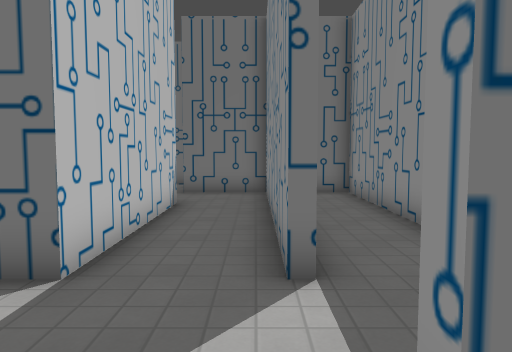
View 1 (above)

24 first-person views from a walk through a 3-D level made in the Godot game engine. The camera is 1.4 m above the floor, tilts 4° down and sees 70° across. The floor is counted in squares, 1 m on a side. Each view is taken from the middle of a square. On the plan, view 1 faces up. The plan holds only what a view shows up to about 16 squares ahead; the rest is blank. Some surface patterns are stand-ins.

View 2
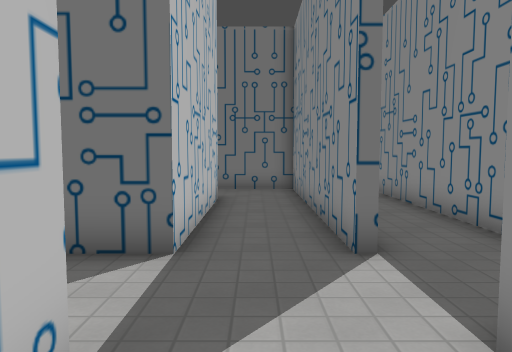

View 3
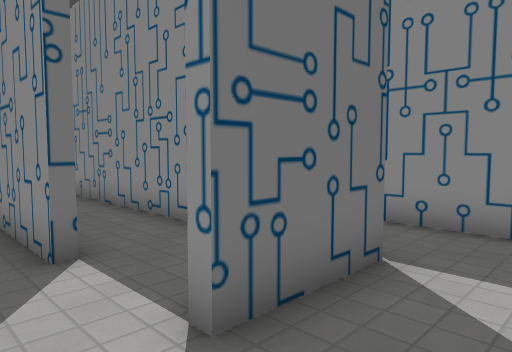

View 4
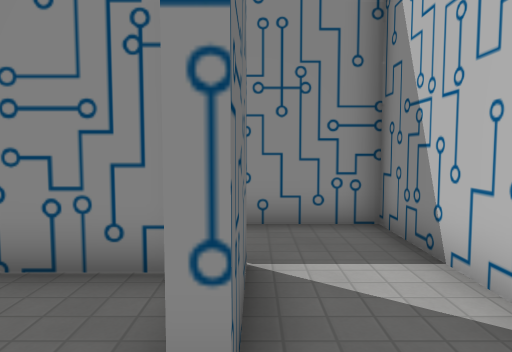

View 5
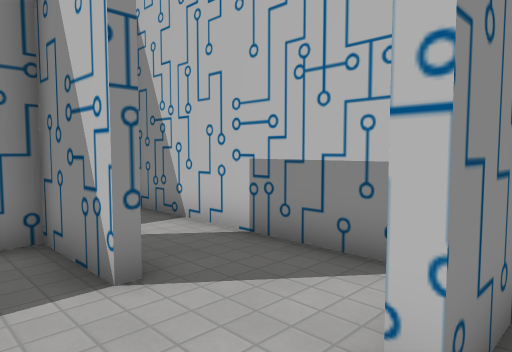

View 6
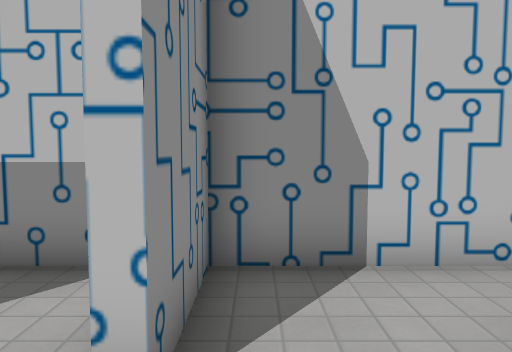

View 7
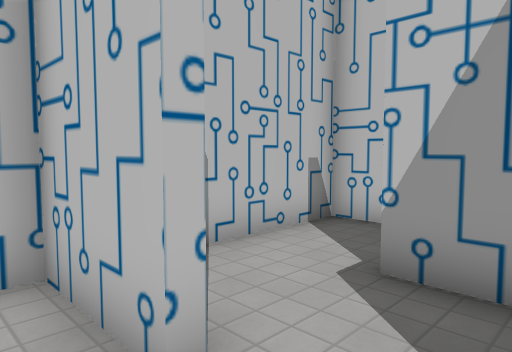

View 8
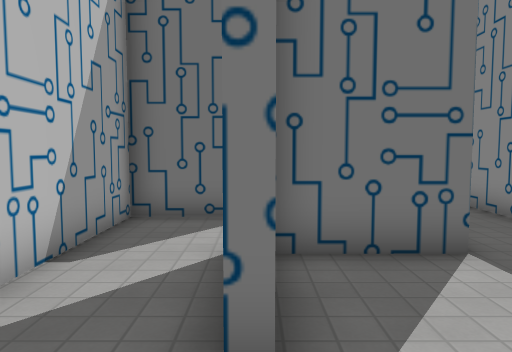

View 9
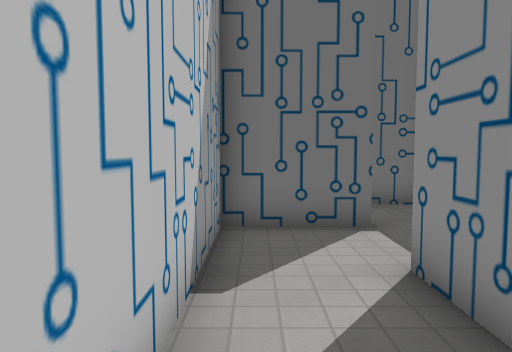

View 10
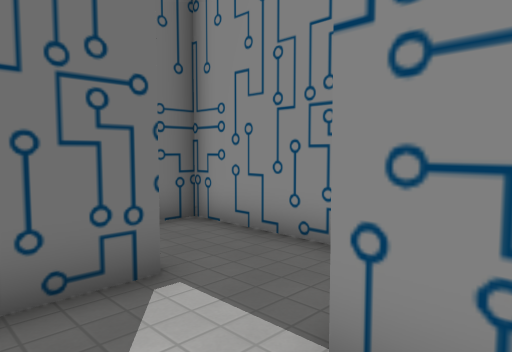

View 11
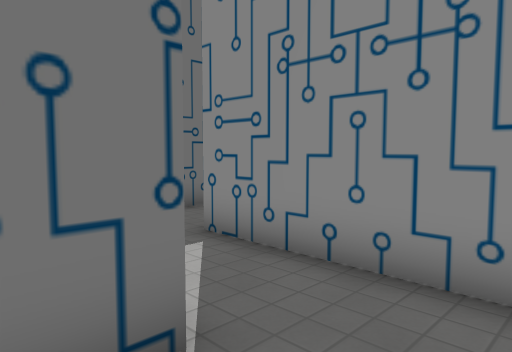

View 12
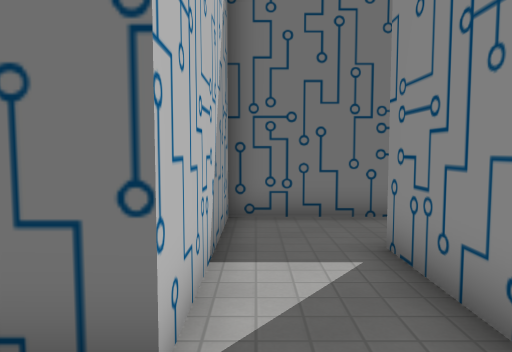

View 13
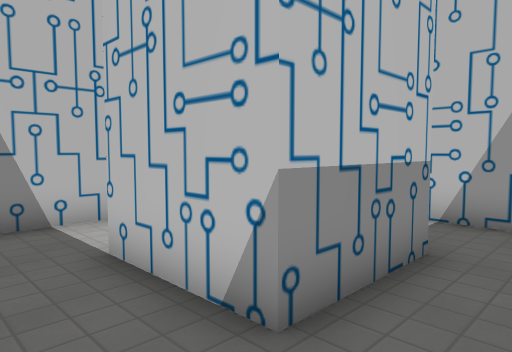

View 14
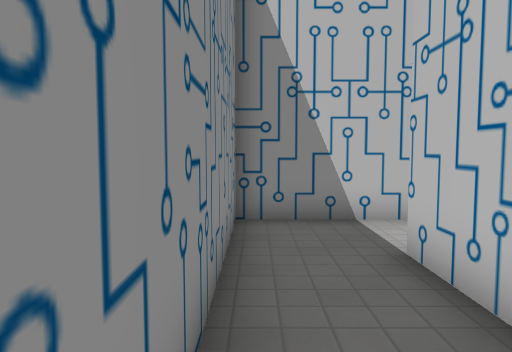

View 15
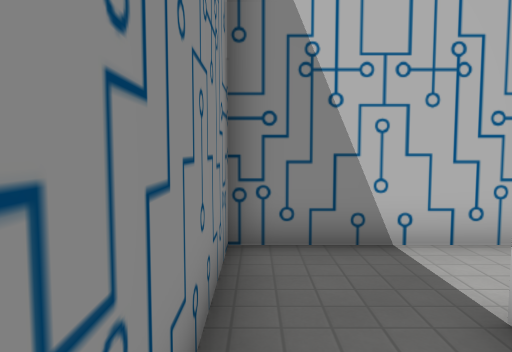

View 16
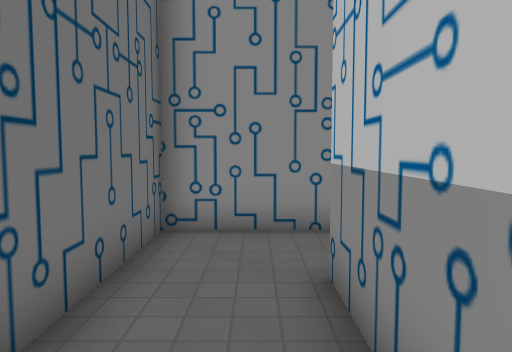

View 17
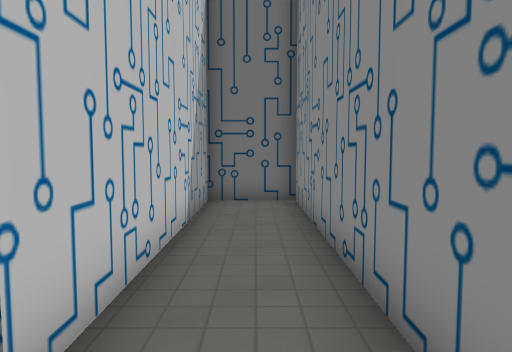

View 18
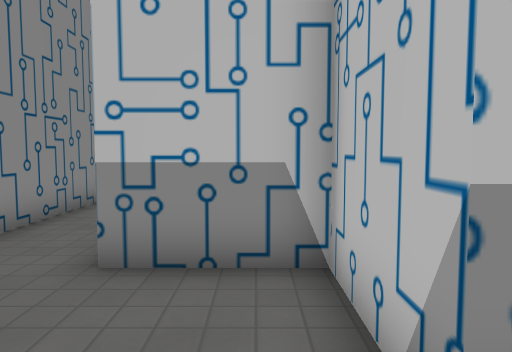

View 19
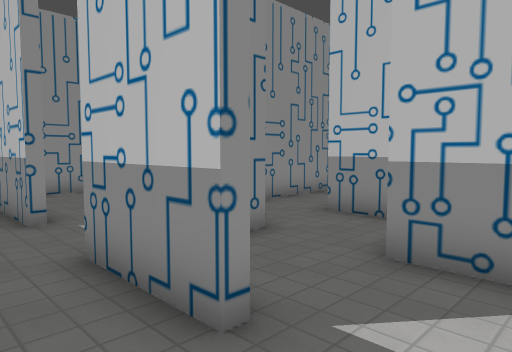

View 20
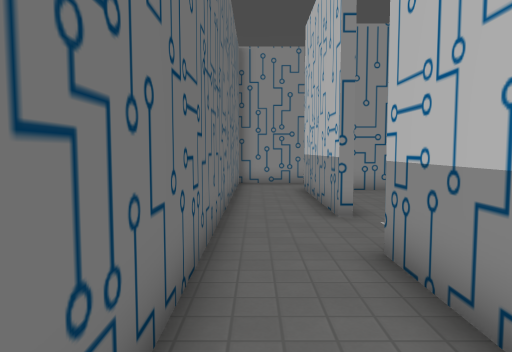

View 21
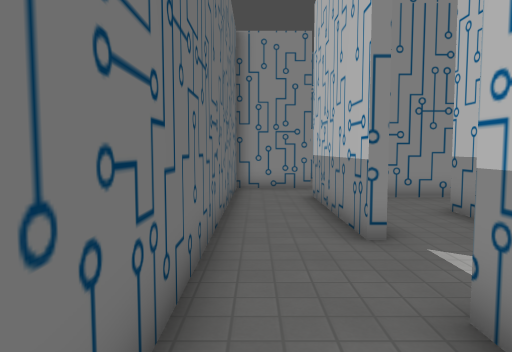

View 22
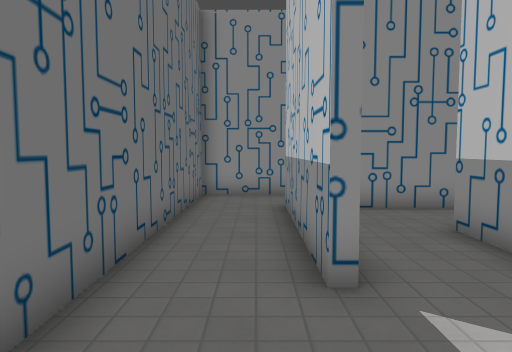

View 23
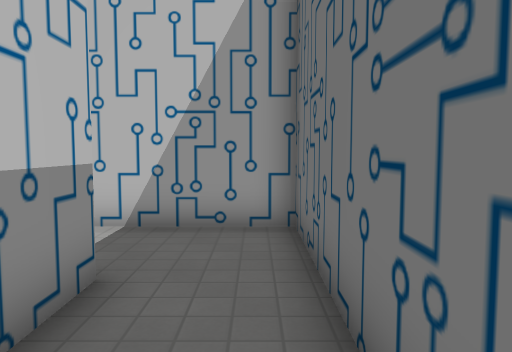

View 24
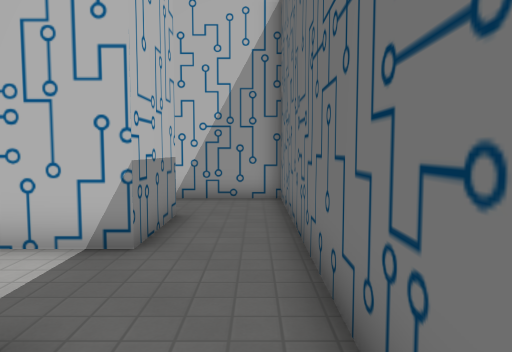

### Floor plan
Key: @ floor where view 1 was taken; # wall or solid block; . floor.
Columns run from 8 left of view 1 to 12 right of it. Each row starts with its distance up from view 1.
 18 ##################
 17 #................#
 16 #................#
 15 #...###..######..#
 14 #.....#.......#
 13   ....#  .....#
 12   ##..######..#
 11    #....#..#  #
 10    #....#..#
  9    ####.#..#
  8     ..#.#..#
  7 ####..#.#..##########
  6 #.....#.#..#........#
  5 #.....#.#..#........#
  4 #..####.#..#..####..#
  3 #..#.......#..#  #..#
  2 #..#.......#..#  #..#
  1 #.....#..###..#  ...#
  0 #.....#.@.....# ....#
 -1 #.....#.......#.....#
 -2 #####################

Where each view was taken, in squares from view 1:
view 1: 0 up, 0 right, facing up
view 2: 1 down, 1 left, facing up
view 3: 1 down, 1 left, facing up-right
view 4: 1 up, 1 left, facing right
view 5: 3 up, 3 left, facing down-right
view 6: 3 up, 3 left, facing down
view 7: 3 up, 1 left, facing down-left
view 8: 1 down, 5 left, facing up
view 9: 0 up, 7 left, facing up
view 10: 3 up, 7 left, facing up-right
view 11: 1 down, 2 right, facing up-right
view 12: 1 down, 4 right, facing up
view 13: 6 up, 11 right, facing down-left
view 14: 6 up, 11 right, facing down
view 15: 4 up, 11 right, facing down
view 16: 5 up, 5 right, facing right
view 17: 2 up, 2 right, facing up
view 18: 14 up, 4 left, facing down
view 19: 17 up, 7 left, facing down-right
view 20: 17 up, 7 left, facing right
view 21: 17 up, 5 left, facing right
view 22: 16 up, 3 left, facing right
view 23: 17 up, 1 left, facing left
view 24: 17 up, 3 right, facing left
